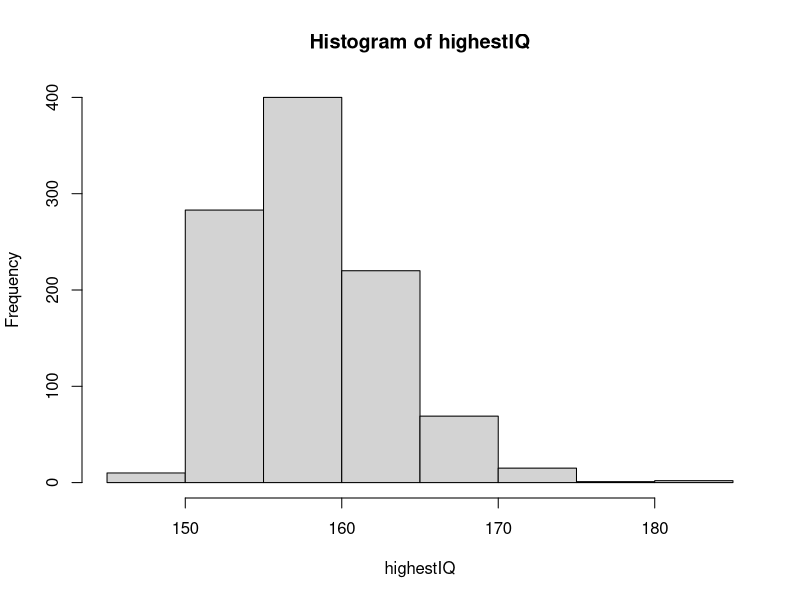

Write R code to recreate this figure.
## ---- chunk 1
cyan<-3
magenta<-5
yellow<-7

balls<-sum(cyan, magenta, yellow)

cyan/balls

cyan <- 3
magenta <- 5
yellow <- 7


## ---- chunk 2
1-(cyan/balls)


## ---- chunk 3
(cyan/balls)*(1-((cyan-1)/(cyan-1+magenta+yellow)))

(cyan/balls)
(1-((cyan-1)/(cyan-1+magenta+yellow)))


## ---- chunk 4
(cyan/sum(cyan, magenta, yellow))*(1-(cyan/sum(cyan, magenta, yellow)))


## ---- chunk 5
yellow/balls


## ---- chunk 6
choose(6,0)*((5/6)^6)
## ---- chunk 7
1 - ((1-0.6)*(1-0.6)*(1-0.6)*(1-0.6)*(1-0.6)*(1-0.6)*(1-0.6))
## ---- chunk 8
# Assign a variable 'n' as the number of remaining games.
n <- 6

# Assign a variable `outcomes` as a vector of possible game outcomes, where 0 indicates a loss and 1 indicates a win for the Cavs.
outcomes <- c(0,1)

# There are 64 possible outcomes

# Assign a variable `l` to a list of all possible outcomes in all remaining games. Use the `rep` function on `list(outcomes)` to create list of length `n`. 
l <- rep(list(outcomes), n)

# Create a data frame named 'possibilities' that contains all combinations of possible outcomes for the remaining games.
#### expand.grid creates a data frame from all combinations of the supplied vectors or factors.
#### this automatically creates a data frame for all the possible combinations of outcomes for the remaining games
possibilities <- expand.grid(l)
possibilities


# Create a vector named 'results' that indicates whether each row in the data frame 'possibilities' contains enough wins for the Cavs to win the series.
results <- rowSums(possibilities)>=4
results

# Calculate the proportion of 'results' in which the Cavs win the series. Print the outcome to the console.
mean(results)
## ---- chunk 9
cavs_win <- function() {
  sixgames <- sample(c(0,1), 6, c(0.5, 0.5), replace = TRUE)
  sum(sixgames)>=4
}
mean(replicate(10000, cavs_win()))

prob_win <- function(p, games){
  B <- 10000
  result <- replicate(B, {
    b_win <- sample(c(1,0), games, replace = TRUE, prob = c(1-p, p))
    sum(b_win)>=4
  })
  mean(result)
}

prob_win(0.5, 6)
## ---- chunk 10
pnorm(5*12, mean=64, sd=3)
## ---- chunk 11
1-pnorm(6*12, mean=64, sd=3)

## ---- chunk 12

pnorm(67, mean=64, sd=3)-pnorm(61, mean=64, sd=3)

## ---- chunk 13

pnorm(67*2.54, mean=64*2.54, sd=3*2.54)-pnorm(61*2.54, mean=64*2.54, sd=3*2.54)

## ---- chunk 14
# Assign a variable 'female_avg' as the average female height.
female_avg <- 64

# Assign a variable 'female_sd' as the standard deviation for female heights.
female_sd <- 3

# To a variable named 'taller', assign the value of a height that is one SD taller than average.
taller <- female_avg + female_sd

# To a variable named 'shorter', assign the value of a height that is one SD shorter than average.
shorter <- female_avg - female_sd

# Calculate the probability that a randomly selected female is between the desired height range. Print this value to the console.

pnorm(taller, female_avg,female_sd) - pnorm(shorter, female_avg,female_sd)

pnorm((taller-female_avg)/female_sd)



## ---- chunk 15

qnorm(0.99, mean=69, sd=3)

## ---- chunk 16
# The variable `B` specifies the number of times we want the simulation to run.
B <- 1000

# Use the `set.seed` function to make sure your answer matches the expected result after random number generation.
set.seed(1)

# Create an object called `highestIQ` that contains the highest IQ score from each random distribution of 10,000 people.
highestIQ <- replicate(B, {
    sim <- rnorm(10000,mean=100,sd=15)
    max(sim)
})

# Make a histogram of the highest IQ scores.
hist(highestIQ)



